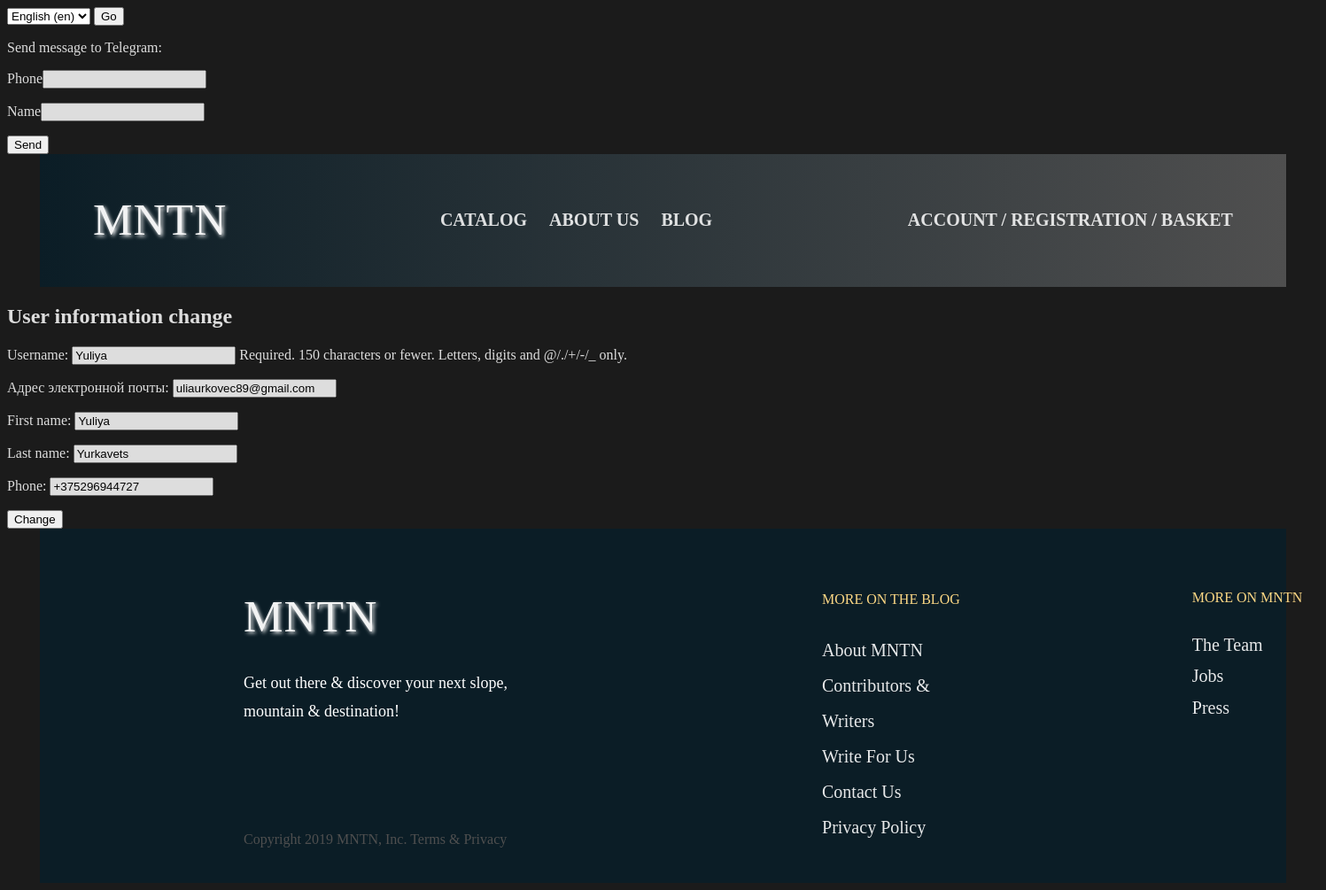
Screenshot of /en/accounts/profile/change/ (signed in) with the database file from the repository.
### mountains/models.py (models this page shows, shortened)
class AdvUser(AbstractUser):
    status = models.CharField(max_length=20, choices=user_choices, default='Newcomer', verbose_name='User status')
    phone = models.CharField(max_length=20, blank=True)
    photo = models.ImageField(upload_to='user/%Y/%m/%d', blank=True, null=True)

### mountains/views.py (the view)
# urls.py: path('accounts/profile/change/', ChangeUserInfoView.as_view(), name='profile_change'),
class ChangeUserInfoView(SuccessMessageMixin, LoginRequiredMixin, UpdateView):
    model = AdvUser
    template_name = 'change_user_info.html'
    form_class = ChangeUserInfoForm
    success_url = '/accounts/profile/'
    success_message = 'Ваши данные успешно изменены!'
    def setup(self, request, *args, **kwargs):
        self.user_id = request.user.pk
        return super().setup(request, *args, **kwargs)
    def get_object(self, queryset=None):
        if not queryset:
            queryset = self.get_queryset()
            return get_object_or_404(queryset, pk=self.user_id)

### mountains/forms.py
class ChangeUserInfoForm (forms.ModelForm):
    email = forms.EmailField(required=True, label='Адрес электронной почты')
    class Meta:
        model = AdvUser
        fields = ('username', 'email', 'first_name', 'last_name', 'phone')

### mountains/templates/change_user_info.html (shortened to what this page needs)
{% extends 'main_page.html' %}
{%block content%}
<h2>User information change</h2>
<form action="" method="post">
    {{form.as_p}}
    <button>Change</button>
</form>
{% endblock %}

### mountains/static/css/style.css (style rules this page uses)
* { box-sizing: border-box; }
.body__color { background-color: #1b1b1b; }

### mountains/templates/change_user_info.html (style rules this page uses)
h2, a, p { color:white; opacity: .85; text-decoration:none }

### rows the page displays
AdvUser: username "Yuliya", email "uliaurkovec89@gmail.com", first_name "Yuliya", last_name "Yurkavets", phone "+375296944727"

### other values shown
form field language "English (en)"
